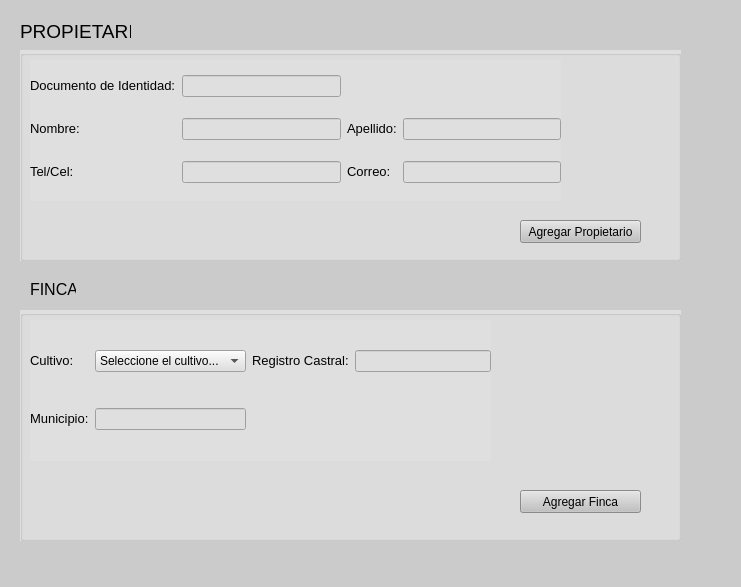
<?xml version="1.0" encoding="UTF-8"?>
<ui version="4.0">
 <class>Propietario</class>
 <widget class="QMainWindow" name="Propietario">
  <property name="geometry">
   <rect>
    <x>0</x>
    <y>0</y>
    <width>741</width>
    <height>587</height>
   </rect>
  </property>
  <property name="windowTitle">
   <string>Administración vívero</string>
  </property>
  <property name="toolTip">
   <string/>
  </property>
  <property name="accessibleName">
   <string/>
  </property>
  <property name="accessibleDescription">
   <string/>
  </property>
  <property name="styleSheet">
   <string notr="true">background-color: rgb(203, 203, 203);</string>
  </property>
  <property name="windowFilePath">
   <string/>
  </property>
  <property name="unifiedTitleAndToolBarOnMac">
   <bool>false</bool>
  </property>
  <widget class="QWidget" name="centralwidget">
   <widget class="QLabel" name="labelPropietario">
    <property name="geometry">
     <rect>
      <x>20</x>
      <y>20</y>
      <width>111</width>
      <height>19</height>
     </rect>
    </property>
    <property name="styleSheet">
     <string notr="true">font: 20pt &quot;Calibri&quot;;</string>
    </property>
    <property name="text">
     <string>&lt;html&gt;&lt;head/&gt;&lt;body&gt;&lt;p&gt;&lt;span style=&quot; font-size:14pt;&quot;&gt;PROPIETARIO&lt;/span&gt;&lt;/p&gt;&lt;/body&gt;&lt;/html&gt;</string>
    </property>
   </widget>
   <widget class="QGroupBox" name="groupBoxFinca">
    <property name="geometry">
     <rect>
      <x>20</x>
      <y>310</y>
      <width>661</width>
      <height>231</height>
     </rect>
    </property>
    <property name="styleSheet">
     <string notr="true">background-color: rgb(223, 223, 223);</string>
    </property>
    <property name="title">
     <string/>
    </property>
    <widget class="QWidget" name="layoutWidget">
     <property name="geometry">
      <rect>
       <x>10</x>
       <y>10</y>
       <width>461</width>
       <height>141</height>
      </rect>
     </property>
     <layout class="QGridLayout" name="gridLayoutFinca">
      <item row="0" column="0">
       <widget class="QLabel" name="labelCultivo">
        <property name="text">
         <string>&lt;html&gt;&lt;head/&gt;&lt;body&gt;&lt;p&gt;&lt;span style=&quot; font-size:10pt;&quot;&gt;Cultivo:&lt;/span&gt;&lt;/p&gt;&lt;/body&gt;&lt;/html&gt;</string>
        </property>
       </widget>
      </item>
      <item row="1" column="0">
       <widget class="QLabel" name="labelMunicipio">
        <property name="text">
         <string>&lt;html&gt;&lt;head/&gt;&lt;body&gt;&lt;p&gt;&lt;span style=&quot; font-size:10pt;&quot;&gt;Municipio:&lt;/span&gt;&lt;/p&gt;&lt;/body&gt;&lt;/html&gt;</string>
        </property>
       </widget>
      </item>
      <item row="1" column="1">
       <widget class="QLineEdit" name="lineEditMunicipio"/>
      </item>
      <item row="0" column="2">
       <widget class="QLabel" name="labelRegCastral">
        <property name="text">
         <string>&lt;html&gt;&lt;head/&gt;&lt;body&gt;&lt;p&gt;&lt;span style=&quot; font-size:10pt;&quot;&gt;Registro Castral:&lt;/span&gt;&lt;/p&gt;&lt;/body&gt;&lt;/html&gt;</string>
        </property>
       </widget>
      </item>
      <item row="0" column="3">
       <widget class="QLineEdit" name="lineEditRegCastral"/>
      </item>
      <item row="0" column="1">
       <widget class="QComboBox" name="comboBoxCultivo">
        <item>
         <property name="text">
          <string>Seleccione el cultivo...</string>
         </property>
        </item>
        <item>
         <property name="text">
          <string>Tomates</string>
         </property>
        </item>
        <item>
         <property name="text">
          <string>Naranjas</string>
         </property>
        </item>
        <item>
         <property name="text">
          <string>Cebollas</string>
         </property>
        </item>
       </widget>
      </item>
     </layout>
    </widget>
    <widget class="QPushButton" name="pushButtonAgregarFinca">
     <property name="geometry">
      <rect>
       <x>500</x>
       <y>180</y>
       <width>121</width>
       <height>23</height>
      </rect>
     </property>
     <property name="styleSheet">
      <string notr="true">background-color: rgb(193, 193, 193);</string>
     </property>
     <property name="text">
      <string>Agregar Finca</string>
     </property>
    </widget>
   </widget>
   <widget class="QGroupBox" name="groupBoxPropietario">
    <property name="geometry">
     <rect>
      <x>20</x>
      <y>50</y>
      <width>661</width>
      <height>211</height>
     </rect>
    </property>
    <property name="styleSheet">
     <string notr="true">background-color: rgb(255, 255, 127);
background-color: rgb(223, 223, 223);</string>
    </property>
    <property name="title">
     <string/>
    </property>
    <widget class="QPushButton" name="pushButtonAgregarProp">
     <property name="geometry">
      <rect>
       <x>500</x>
       <y>170</y>
       <width>121</width>
       <height>23</height>
      </rect>
     </property>
     <property name="styleSheet">
      <string notr="true">background-color: rgb(193, 193, 193);</string>
     </property>
     <property name="text">
      <string>Agregar Propietario</string>
     </property>
    </widget>
    <widget class="QWidget" name="layoutWidget">
     <property name="geometry">
      <rect>
       <x>10</x>
       <y>10</y>
       <width>531</width>
       <height>141</height>
      </rect>
     </property>
     <layout class="QGridLayout" name="gridLayoutPropietario">
      <item row="2" column="1">
       <widget class="QLineEdit" name="lineEditTel"/>
      </item>
      <item row="0" column="1">
       <widget class="QLineEdit" name="lineEditIdentidad"/>
      </item>
      <item row="1" column="2">
       <widget class="QLabel" name="labelApellido">
        <property name="text">
         <string>&lt;html&gt;&lt;head/&gt;&lt;body&gt;&lt;p&gt;&lt;span style=&quot; font-size:10pt;&quot;&gt;Apellido:&lt;/span&gt;&lt;/p&gt;&lt;/body&gt;&lt;/html&gt;</string>
        </property>
       </widget>
      </item>
      <item row="0" column="0">
       <widget class="QLabel" name="labelIdentidad">
        <property name="text">
         <string>&lt;html&gt;&lt;head/&gt;&lt;body&gt;&lt;p&gt;&lt;span style=&quot; font-size:10pt;&quot;&gt;Documento de Identidad:&lt;/span&gt;&lt;/p&gt;&lt;/body&gt;&lt;/html&gt;</string>
        </property>
       </widget>
      </item>
      <item row="2" column="0">
       <widget class="QLabel" name="labelTel">
        <property name="text">
         <string>&lt;html&gt;&lt;head/&gt;&lt;body&gt;&lt;p&gt;&lt;span style=&quot; font-size:10pt;&quot;&gt;Tel/Cel:&lt;/span&gt;&lt;/p&gt;&lt;/body&gt;&lt;/html&gt;</string>
        </property>
       </widget>
      </item>
      <item row="1" column="0">
       <widget class="QLabel" name="labelNombre">
        <property name="text">
         <string>&lt;html&gt;&lt;head/&gt;&lt;body&gt;&lt;p&gt;&lt;span style=&quot; font-size:10pt;&quot;&gt;Nombre:&lt;/span&gt;&lt;/p&gt;&lt;/body&gt;&lt;/html&gt;</string>
        </property>
       </widget>
      </item>
      <item row="1" column="1">
       <widget class="QLineEdit" name="lineEditNombre"/>
      </item>
      <item row="2" column="2">
       <widget class="QLabel" name="labelCorreo">
        <property name="text">
         <string>&lt;html&gt;&lt;head/&gt;&lt;body&gt;&lt;p&gt;&lt;span style=&quot; font-size:10pt;&quot;&gt;Correo:&lt;/span&gt;&lt;/p&gt;&lt;/body&gt;&lt;/html&gt;</string>
        </property>
       </widget>
      </item>
      <item row="1" column="3">
       <widget class="QLineEdit" name="lineEditApellido"/>
      </item>
      <item row="2" column="3">
       <widget class="QLineEdit" name="lineEditCorreo"/>
      </item>
     </layout>
    </widget>
   </widget>
   <widget class="QLabel" name="labelFinca">
    <property name="geometry">
     <rect>
      <x>30</x>
      <y>280</y>
      <width>46</width>
      <height>19</height>
     </rect>
    </property>
    <property name="text">
     <string>&lt;html&gt;&lt;head/&gt;&lt;body&gt;&lt;p&gt;&lt;span style=&quot; font-size:12pt;&quot;&gt;FINCA&lt;/span&gt;&lt;/p&gt;&lt;/body&gt;&lt;/html&gt;</string>
    </property>
   </widget>
  </widget>
  <widget class="QStatusBar" name="statusbar"/>
 </widget>
 <resources/>
 <connections/>
</ui>
